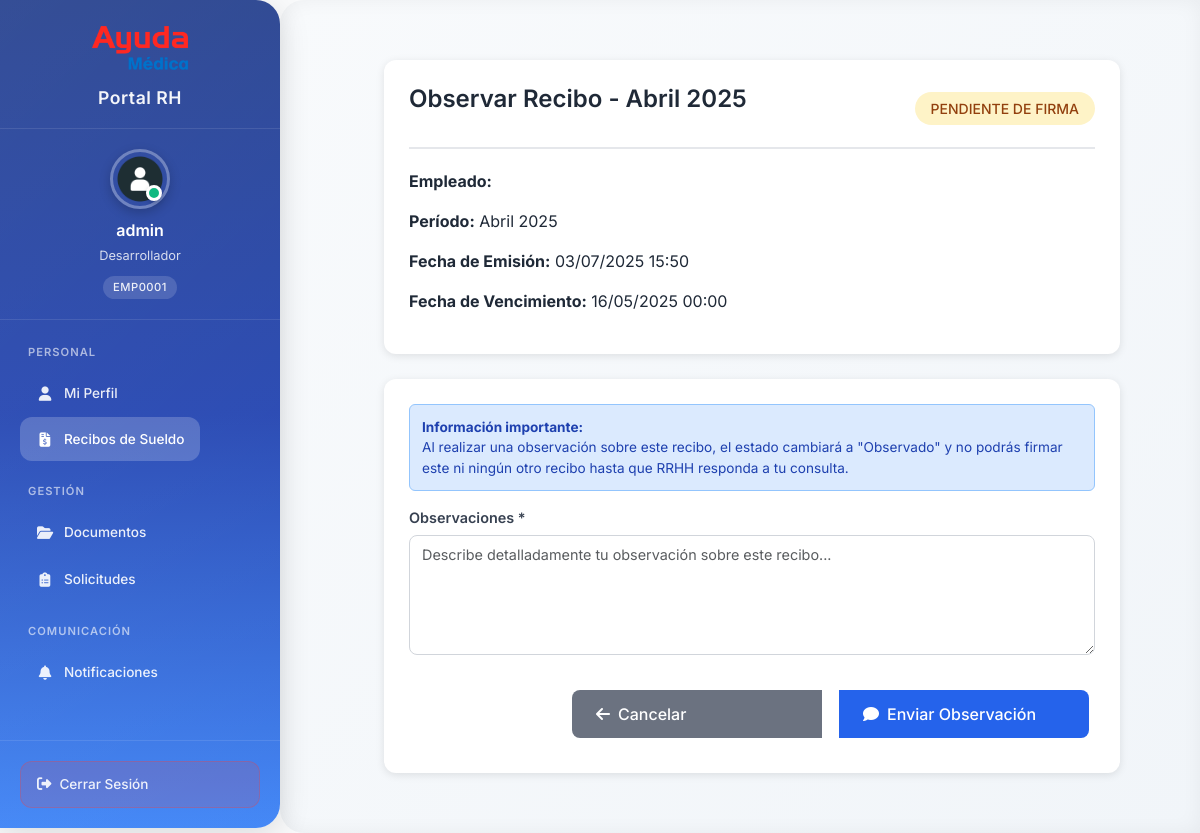
The page /recibos/8/observar/ (signed in) on the database its author committed.
### apps/empleados/models.py (models this page shows, shortened)
class Empleado(models.Model):
    TIPO_CONTRATO_CHOICES = [
        ('tiempo_completo', 'Tiempo completo'),
        ('tiempo_parcial', 'Tiempo parcial'),
        ('freelance', 'Freelance'),
    ]
    PARENTESCO_CHOICES = [
        ('esposo/a', 'Esposo/a'),
        ('hijo/a', 'Hijo/a'),
        ('padre/madre', 'Padre/Madre'),
        ('hermano/a', 'Hermano/a'),
        ('otro', 'Otro'),
    ]
    user = models.OneToOneField(User, on_delete=models.CASCADE)
    legajo = models.CharField(max_length=20, unique=True)
    dni = models.CharField(max_length=20)
    cuil = models.CharField(max_length=15, blank=True)  # Nuevo campo CUIL
    fecha_nacimiento = models.DateField(null=True, blank=True)
    telefono = models.CharField(max_length=20, blank=True)
    foto_perfil = models.ImageField(upload_to='perfiles/', blank=True, null=True)
    puesto = models.CharField(max_length=100, blank=True)
    departamento = models.CharField(max_length=100, blank=True)
    supervisor = models.CharField(max_length=100, blank=True)
    tipo_contrato = models.CharField(max_length=20, choices=TIPO_CONTRATO_CHOICES, default='tiempo_completo')
    salario = models.DecimalField(max_digits=10, decimal_places=2, null=True, blank=True)
    fecha_contrato = models.DateField(null=True, blank=True)
    contacto_emergencia = models.CharField(max_length=100, blank=True)
    telefono_emergencia = models.CharField(max_length=20, blank=True)
    relacion_emergencia = models.CharField(max_length=50, blank=True)
    firma_imagen = models.ImageField(upload_to='firmas/', blank=True, null=True)
    firma_pin = models.CharField(max_length=6, blank=True)
    class Meta:
        verbose_name = "Empleado"
        verbose_name_plural = "Empleados"

### apps/recibos/models.py (models this page shows, shortened)
class ReciboSueldo(models.Model):
    ESTADO_CHOICES = [
        ('pendiente', 'Pendiente de Firma'),
        ('observado', 'Observado por Empleado'),
        ('respondido', 'Observación Respondida por RRHH'),
        ('firmado', 'Firmado'),
        ('vencido', 'Vencido'),
    ]
    PERIODO_CHOICES = [
        ('enero', 'Enero'),
        ('febrero', 'Febrero'),
        ('marzo', 'Marzo'),
        ('abril', 'Abril'),
        ('mayo', 'Mayo'),
        ('junio', 'Junio'),
        ('julio', 'Julio'),
        ('agosto', 'Agosto'),
        ('septiembre', 'Septiembre'),
        ('octubre', 'Octubre'),
        ('noviembre', 'Noviembre'),
        ('diciembre', 'Diciembre'),
    ]
    empleado = models.ForeignKey(Empleado, on_delete=models.CASCADE, related_name='recibos_sueldo')
    periodo = models.CharField(max_length=20, choices=PERIODO_CHOICES)
    anio = models.IntegerField()
    fecha_emision = models.DateTimeField(auto_now_add=True)
    fecha_vencimiento = models.DateTimeField()  # Fecha límite para firmar
    fecha_firma = models.DateTimeField(null=True, blank=True)
    archivo_pdf = models.FileField(upload_to='recibos_sueldo/', help_text='PDF del recibo original')
    archivo_firmado = models.FileField(upload_to='recibos_firmados/', blank=True, null=True, help_text='PDF firmado digitalmente')
    estado = models.CharField(max_length=20, choices=ESTADO_CHOICES, default='pendiente')
    observaciones_empleado = models.TextField(blank=True, help_text='Observaciones del empleado sobre el recibo')
    fecha_observacion = models.DateTimeField(null=True, blank=True, help_text='Fecha cuando el empleado hizo la observación')
    observaciones_rrhh = models.TextField(blank=True, help_text='Respuesta de RRHH a las observaciones')
    fecha_respuesta_rrhh = models.DateTimeField(null=True, blank=True, help_text='Fecha de respuesta de RRHH')
    respondido_por = models.ForeignKey(User, on_delete=models.SET_NULL, null=True, blank=True, related_name='observaciones_respondidas')
    sueldo_bruto = models.DecimalField(max_digits=10, decimal_places=2, null=True, blank=True)
    descuentos = models.DecimalField(max_digits=10, decimal_places=2, null=True, blank=True)
    sueldo_neto = models.DecimalField(max_digits=10, decimal_places=2, null=True, blank=True)
    subido_por = models.ForeignKey(User, on_delete=models.SET_NULL, null=True, blank=True, related_name='recibos_subidos')
    fecha_subida = models.DateTimeField(auto_now_add=True)
    class Meta:
        verbose_name = "Recibo de Sueldo"
        verbose_name_plural = "Recibos de Sueldo"
        ordering = ['anio', 'periodo']  # Orden cronológico correcto
        unique_together = ['empleado', 'periodo', 'anio']
    @property
    def puede_ver(self):
        recibos_ordenados = ReciboSueldo.objects.filter(
            empleado=self.empleado
        ).extra(
            select={'orden': 'anio * 100 + CASE '
                           'WHEN periodo = "enero" THEN 1 '
                           'WHEN periodo = "febrero" THEN 2 '
                           'WHEN periodo = "marzo" THEN 3 '
                           'WHEN periodo = "abril" THEN 4 '
                           'WHEN periodo = "mayo" THEN 5 '
                           'WHEN periodo = "junio" THEN 6 '
                           'WHEN periodo = "julio" THEN 7 '
                           'WHEN periodo = "agosto" THEN 8 '
                           'WHEN periodo = "septiembre" THEN 9 '
                           'WHEN periodo = "octubre" THEN 10 '
                           'WHEN periodo = "noviembre" THEN 11 '
                           'WHEN periodo = "diciembre" THEN 12 '
                           'ELSE 0 END'}
        ).order_by('orden')
        recibos_list = list(recibos_ordenados)
        try:
            posicion_actual = recibos_list.index(self)
            if posicion_actual == 0:
                return True
            recibo_anterior = recibos_list[posicion_actual - 1]
            return recibo_anterior.estado == 'firmado'
        except ValueError:
            return True
    @property
    def puede_observar(self):
        if not self.puede_ver:
            return False
        return self.estado in ['pendiente', 'respondido']

### apps/recibos/views.py (the view)
# urls.py: path('<int:recibo_id>/observar/', views.observar_recibo, name='observar_recibo'),
@login_required
def observar_recibo(request, recibo_id):
    try:
        empleado = Empleado.objects.get(user=request.user)
        recibo = get_object_or_404(ReciboSueldo, id=recibo_id, empleado=empleado)
        if not recibo.puede_ver:
            messages.error(request, 'No puedes ver este recibo. Debes firmar el recibo anterior primero.')
            return redirect('recibos:mis_recibos')
        if not recibo.puede_observar:
            messages.error(request, 'No puedes hacer observaciones sobre este recibo en este momento.')
            return redirect('recibos:mis_recibos')
        context = {
            'recibo': recibo,
            'empleado': empleado,
        }
        return render(request, 'recibos/observar_recibo.html', context)
    except Empleado.DoesNotExist:
        raise Http404("Empleado no encontrado")

### proyecto_rrhh/context_processors.py (called while the page is built)
def empleado_info(request):
    context = {}
    if request.user.is_authenticated:
        try:
            empleado = Empleado.objects.get(user=request.user)
            context['empleado'] = empleado
            notificaciones_count = Notificacion.objects.filter(
                destinatario=empleado,
                leida=False
            ).count()
            context['notificaciones_count'] = notificaciones_count
        except Empleado.DoesNotExist:
            context['empleado'] = None
            context['notificaciones_count'] = 0
    return context

### templates/recibos/observar_recibo.html (shortened to what this page needs)
{% extends 'base/base.html' %}
{% load static %}
{% block content %}
<div class="observar-container">
    <div class="recibo-info">
        <div class="recibo-header">
            <h1 class="recibo-title">
                Observar Recibo - {{ recibo.get_periodo_display }} {{ recibo.anio }}
            </h1>
            <span class="estado-badge estado-{{ recibo.estado }}">
                {{ recibo.get_estado_display }}
            </span>
        </div>
        <div class="recibo-detalles">
            <p><strong>Empleado:</strong> {{ empleado.user.get_full_name }}</p>
            <p><strong>Período:</strong> {{ recibo.get_periodo_display }} {{ recibo.anio }}</p>
            <p><strong>Fecha de Emisión:</strong> {{ recibo.fecha_emision|date:"d/m/Y H:i" }}</p>
            <p><strong>Fecha de Vencimiento:</strong> {{ recibo.fecha_vencimiento|date:"d/m/Y H:i" }}</p>
        </div>
    </div>
    <div class="observacion-form">
        <div class="alert alert-info">
            <strong>Información importante:</strong><br>
            Al realizar una observación sobre este recibo, el estado cambiará a "Observado" y no podrás firmar este ni ningún otro recibo hasta que RRHH responda a tu consulta.
        </div>
        <form id="observacionForm" method="post">
            <div class="form-group">
                <label for="observaciones" class="form-label">
                    Observaciones *
                </label>
                <textarea
                    id="observaciones"
                    name="observaciones"
                    class="form-control textarea"
                    placeholder="Describe detalladamente tu observación sobre este recibo..."
                    required
                ></textarea>
            </div>
            <div class="btn-group">
                <a href="{% url 'recibos:mis_recibos' %}" class="btn btn-secondary">
                    <i class="fas fa-arrow-left"></i>
                    Cancelar
                </a>
                <button type="submit" class="btn btn-primary">
                    <i class="fas fa-comment"></i>
                    Enviar Observación
                </button>
            </div>
        </form>
    </div>
</div>
{% endblock %}

### templates/base/base.html (shortened to what this page needs)
<!DOCTYPE html>
<html lang="es">
<head>
  <link href="https://cdn.jsdelivr.net/npm/bootstrap@5.3.2/dist/css/bootstrap.min.css" rel="stylesheet">
  <link rel="stylesheet" href="https://cdnjs.cloudflare.com/ajax/libs/font-awesome/6.5.1/css/all.min.css" />
  {% load static %}
  <link rel="stylesheet" href="{% static 'css/styles.css' %}">
  <link rel="stylesheet" href="{% static 'css/mobile-fixes.css' %}">
</head>
<body>
  {% block sidebar %}
  {% if user.is_authenticated %}
  <aside class="sidebar" id="sidebar">
    <div class="logo">
      <img src="{% static 'img/logo.png' %}" alt="Logo">
      <h4>Portal RH</h4>
    </div>
    <div class="user-profile">
      <div class="profile-picture">
        {% if empleado.foto_perfil %}
          <img src="{{ empleado.foto_perfil.url }}" alt="Foto de perfil">
        {% else %}
          <img src="{% static 'img/empleado.png' %}" alt="Foto por defecto">
        {% endif %}
        <div class="profile-status"></div>
      </div>
      <div class="profile-info">
        <h5>{{ user.get_full_name|default:user.username }}</h5>
        <p>{{ empleado.puesto|default:"Empleado" }}</p>
        <span class="employee-id">{{ empleado.legajo|default:"N/A" }}</span>
      </div>
    </div>
    <nav class="nav">
      <div class="nav-section">
        <span class="nav-section-title">Personal</span>
        <a href="{% url 'empleados:perfil' %}" class="nav-link">
          <i class="fas fa-user"></i>
          <span class="nav-text">Mi Perfil</span>
        </a>
        <a href="{% url 'recibos:mis_recibos' %}" class="nav-link">
          <i class="fas fa-file-invoice-dollar"></i>
          <span class="nav-text">Recibos de Sueldo</span>
        </a>
      </div>
      <div class="nav-section">
        <span class="nav-section-title">Gestión</span>
        <a href="{% url 'documentos:lista' %}" class="nav-link">
          <i class="fas fa-folder-open"></i>
          <span class="nav-text">Documentos</span>
        </a>
        <a href="{% url 'solicitudes:lista' %}" class="nav-link">
          <i class="fas fa-clipboard-list"></i>
          <span class="nav-text">Solicitudes</span>
        </a>
      </div>
      <div class="nav-section">
        <span class="nav-section-title">Comunicación</span>
        <a href="{% url 'notificaciones:lista' %}" class="nav-link">
          <i class="fas fa-bell"></i>
          <span class="nav-text">Notificaciones</span>
        </a>
      </div>
    </nav>
    <div class="sidebar-footer">
      <a href="{% url 'empleados:logout' %}" class="logout-btn">
        <i class="fas fa-sign-out-alt"></i>
        <span>Cerrar Sesión</span>
      </a>
    </div>
  </aside>
  {% endif %}
  {% endblock %}
  <main class="main-content">
    {% block content %}{% endblock %}
  </main>
</body>
</html>

### static/css/mobile-fixes.css (style rules this page uses)
@media (min-width: 769px) { .form-group { text-align: left !important; } }
@media (min-width: 769px) { .form-group label { text-align: left !important; display: block !important; width: auto !important; margin-bottom: 6px !important; font-weight: 600 !important; color: #374151 !important; font-size: 0.9rem !important; } }
@media (min-width: 769px) { .form-group input, .form-group select, .form-group textarea { text-align: left !important; font-size: 0.9rem !important; padding: 8px 12px !important; } }
@media (min-width: 769px) { .alert { padding: 12px !important; border-radius: 6px !important; margin-bottom: 16px !important; font-size: 0.85rem !important; } }

### templates/recibos/observar_recibo.html (style rules this page uses)
.observar-container { max-width: 800px; margin: 0 auto; padding: 20px; }
.recibo-info { background: white; border-radius: 12px; padding: 25px; box-shadow: 0 2px 8px rgba(0,0,0,0.1); margin-bottom: 25px; }
.recibo-header { display: flex; justify-content: space-between; align-items: center; margin-bottom: 20px; padding-bottom: 15px; border-bottom: 2px solid #e5e7eb; }
.recibo-title { font-size: 1.5rem; font-weight: 600; color: #1f2937; }
.estado-badge { display: inline-block; padding: 6px 16px; border-radius: 20px; font-size: 0.875rem; font-weight: 500; text-transform: uppercase; }
.estado-pendiente { background: #fef3c7; color: #92400e; }
.observacion-form { background: white; border-radius: 12px; padding: 25px; box-shadow: 0 2px 8px rgba(0,0,0,0.1); }
.form-group { margin-bottom: 20px; }
.form-label { display: block; margin-bottom: 8px; font-weight: 600; color: #374151; }
.form-control { width: 100%; padding: 12px; border: 1px solid #d1d5db; border-radius: 8px; font-size: 1rem; transition: border-color 0.2s; }
.form-control.textarea { min-height: 120px; resize: vertical; }
.btn-group { display: flex; gap: 12px; justify-content: flex-end; margin-top: 25px; }
.btn { padding: 12px 24px; border-radius: 8px; border: none; font-size: 1rem; font-weight: 500; cursor: pointer; text-decoration: none; display: inline-flex; align-items: center; gap: 8px; transition: all 0.2s; }
.btn-primary { background: #2563eb; color: white; }
.btn-secondary { background: #6b7280; color: white; }
.alert { padding: 16px; border-radius: 8px; margin-bottom: 20px; border: 1px solid transparent; }
.alert-info { background: #dbeafe; color: #1e40af; border-color: #93c5fd; }

### rows shown on the page
Empleado: puesto "Desarrollador", legajo "EMP0001"
ReciboSueldo: periodo "Abril", anio "2025", estado "PENDIENTE DE FIRMA", fecha_emision "03/07/2025 15:50", fecha_vencimiento "16/05/2025 00:00"

### other values the page prints
{{ user.get_full_name|default:user.username }} "admin"
